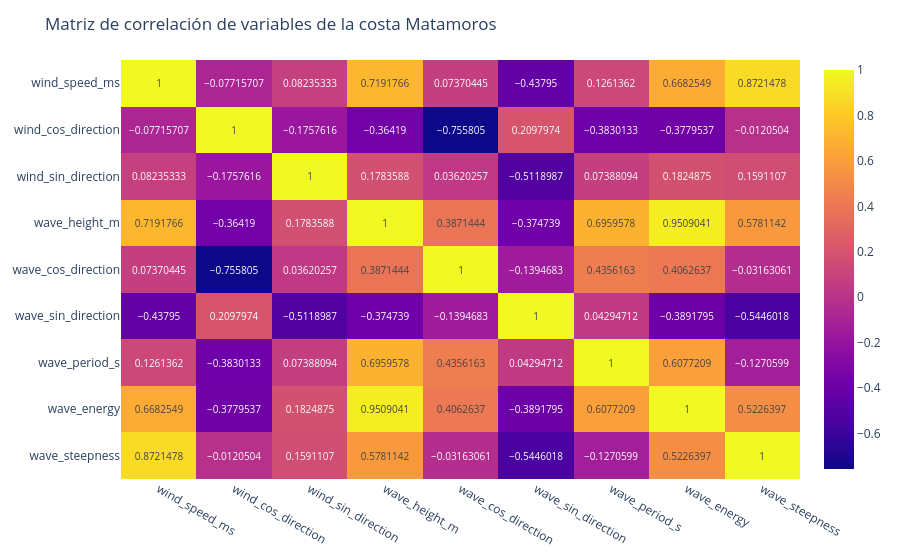

Notebook source saved alongside this figure:
### Code cell
correlation_matrix = data_sample[SCALER_FEATURES].corr()
fig = px.imshow(correlation_matrix, text_auto=True, aspect="auto")
fig.update_layout(
    title=f'Matriz de correlación de variables de la costa {costa}'
)
fig.show()

### Figure 1 — Plotly figure (JSON) as saved in the notebook; plotly's stock layout.template omitted (floating-point values rounded to 4 significant figures)
{"data": [{"coloraxis": "coloraxis", "hovertemplate": "x: %{x}<br>y: %{y}<br>color: %{z}<extra></extra>", "name": "0", "texttemplate": "%{z}", "type": "heatmap", "x": ["wind_speed_ms", "wind_cos_direction", "wind_sin_direction", "wave_height_m", "wave_cos_direction", "wave_sin_direction", "wave_period_s", "wave_energy", "wave_steepness"], "xaxis": "x", "y": ["wind_speed_ms", "wind_cos_direction", "wind_sin_direction", "wave_height_m", "wave_cos_direction", "wave_sin_direction", "wave_period_s", "wave_energy", "wave_steepness"], "yaxis": "y", "z": [[1.0, -0.07716, 0.08235, 0.7192, 0.0737, -0.438, 0.1261, 0.6683, 0.8721], [-0.07716, 1.0, -0.1758, -0.3642, -0.7558, 0.2098, -0.383, -0.378, -0.01205], [0.08235, -0.1758, 1.0, 0.1784, 0.0362, -0.5119, 0.07388, 0.1825, 0.1591], [0.7192, -0.3642, 0.1784, 1.0, 0.3871, -0.3747, 0.696, 0.9509, 0.5781], [0.0737, -0.7558, 0.0362, 0.3871, 1.0, -0.1395, 0.4356, 0.4063, -0.03163], [-0.438, 0.2098, -0.5119, -0.3747, -0.1395, 1.0, 0.04295, -0.3892, -0.5446], [0.1261, -0.383, 0.07388, 0.696, 0.4356, 0.04295, 1.0, 0.6077, -0.1271], [0.6683, -0.378, 0.1825, 0.9509, 0.4063, -0.3892, 0.6077, 1.0, 0.5226], [0.8721, -0.01205, 0.1591, 0.5781, -0.03163, -0.5446, -0.1271, 0.5226, 1.0]]}], "layout": {"coloraxis": {"colorscale": [[0, "#0d0887"], [0.1111, "#46039f"], [0.2222, "#7201a8"], [0.3333, "#9c179e"], [0.4444, "#bd3786"], [0.5556, "#d8576b"], [0.6667, "#ed7953"], [0.7778, "#fb9f3a"], [0.8889, "#fdca26"], [1, "#f0f921"]]}, "margin": {"t": 60}, "title": {"text": "Matriz de correlación de variables de la costa Matamoros"}, "xaxis": {"anchor": "y", "domain": [0, 1]}, "yaxis": {"anchor": "x", "autorange": "reversed", "domain": [0, 1]}}}
